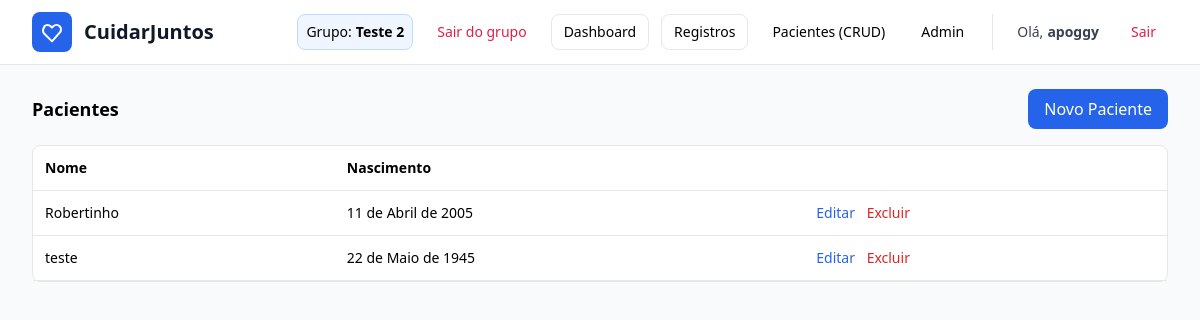
The app's page /care/patients/ (signed in) with its own data.
### care/models.py (models this page shows, shortened)
class CareGroup(models.Model):
    name = models.CharField("Nome do grupo", max_length=120)
    patient = models.OneToOneField(
        Patient, on_delete=models.CASCADE, related_name="care_group"
    )
    created_by = models.ForeignKey(
        User, on_delete=models.SET_NULL, null=True, blank=True,
        related_name="created_groups"
    )
    created_at = models.DateTimeField(auto_now_add=True)

class Patient(models.Model):
    name = models.CharField("Nome", max_length=120)
    birth_date = models.DateField("Nascimento", null=True, blank=True)
    notes = models.TextField("Observações / Dados de saúde", blank=True)
    created_by = models.ForeignKey(
        User, on_delete=models.CASCADE, related_name="patients",
        null=True, blank=True, db_index=True
    )
    user = models.OneToOneField(
        User, on_delete=models.SET_NULL, related_name="as_patient",
        null=True, blank=True
    )

### care/views.py (the view)
# urls.py: path("patients/", PatientList.as_view(), name="patient-list"),
class PatientList(LoginRequiredMixin, ListView):
    model = Patient
    template_name = "care/patient_list.html"
    context_object_name = "patients"
    def get_queryset(self):
        if self.request.user.is_superuser:
            return Patient.objects.all().order_by("name")
        p = users_patient(self.request.user)
        return Patient.objects.filter(pk=p.pk) if p else Patient.objects.none()

### care/context_processors.py (called while the page is built)
def current_group(request):
    if not request.user.is_authenticated:
        return {"current_group": None, "current_group_membership": None}
    try:
        gm = GroupMembership.objects.select_related("group").get(user=request.user)
        return {"current_group": gm.group, "current_group_membership": gm}
    except GroupMembership.DoesNotExist:
        return {"current_group": None, "current_group_membership": None}

### templates/care/patient_list.html (shortened to what this page needs)
{% extends 'base.html' %}
{% block content %}
<div class="mb-4 flex items-center justify-between">
  <h2 class="text-lg font-semibold">Pacientes</h2>
  <a href="{% url 'care:patient-create' %}" class="bg-blue-600 text-white px-4 py-2 rounded-lg">Novo Paciente</a>
</div>
<div class="bg-white border rounded-lg">
  <table class="w-full text-sm">
    <thead class="text-left border-b">
      <tr><th class="p-3">Nome</th><th class="p-3">Nascimento</th><th class="p-3"></th></tr>
    </thead>
    <tbody>
      {% for p in patients %}
      <tr class="border-b">
        <td class="p-3">{{ p.name }}</td>
        <td class="p-3">{{ p.birth_date|default:"—" }}</td>
        <td class="p-3 space-x-2">
          <a class="text-blue-600" href="{% url 'care:patient-update' p.pk %}">Editar</a>
          <a class="text-red-600" href="{% url 'care:patient-delete' p.pk %}">Excluir</a>
        </td>
      </tr>
      {% empty %}
      <tr><td class="p-3 text-gray-500" colspan="3">Nenhum paciente.</td></tr>
      {% endfor %}
    </tbody>
  </table>
</div>
{% endblock %}

### templates/base.html (shortened to what this page needs)
<!doctype html>
<html lang="pt-br">
<head>
  <script src="https://cdn.tailwindcss.com?plugins=forms"></script>
</head>
<body class="bg-gray-50 min-h-screen">
<header class="bg-white border-b sticky top-0 z-40">
  <div class="max-w-7xl mx-auto px-3 sm:px-6 lg:px-8">
    <div class="h-16 flex items-center gap-4">
      <a href="{% if request.user.is_authenticated %}{% url 'care:dashboard' %}{% else %}{% url 'accounts:login' %}{% endif %}"
         class="flex items-center gap-3">
        <div class="bg-blue-600 p-2 rounded-lg">
          <svg class="w-6 h-6 text-white" fill="none" stroke="currentColor" viewBox="0 0 24 24" aria-hidden="true">
            <path stroke-linecap="round" stroke-linejoin="round" stroke-width="2"
              d="M4.318 6.318a4.5 4.5 0 016.364 0L12 7.636l1.318-1.318a4.5 4.5 0 116.364 6.364L12 21.364l-7.682-7.682a4.5 4.5 0 010-6.364z" />
          </svg>
        </div>
        <div class="leading-tight">
          <h1 class="text-lg sm:text-xl font-bold text-gray-900">CuidarJuntos</h1>
        </div>
      </a>
      <nav class="hidden md:flex items-center gap-2 lg:gap-3 text-sm ml-auto">
        {% if request.user.is_authenticated %}
          {% if current_group %}
            <span class="inline-flex items-center h-9 px-2 rounded-lg bg-blue-50 border border-blue-200">
              Grupo: <strong class="ml-1 whitespace-nowrap">{{ current_group.name }}</strong>
            </span>
            <form method="post" action="{% url 'care:group-leave' %}" class="inline">
              <button type="submit"
                class="inline-flex items-center h-9 px-3 rounded-lg text-rose-600 hover:bg-rose-50">
                Sair do grupo
              </button>
            </form>
            <a href="{% url 'care:dashboard' %}"
               class="inline-flex items-center h-9 px-3 rounded-lg border hover:bg-gray-50">
              Dashboard
            </a>
            <a href="{% url 'care:record-create' %}"
               class="inline-flex items-center h-9 px-3 rounded-lg border hover:bg-gray-50">
              Registros
            </a>
          {% else %}
            <a href="{% url 'care:choose-group' %}"
               class="inline-flex items-center h-9 px-3 rounded-lg text-blue-600 hover:bg-blue-50">
              Criar/Entrar em grupo
            </a>
          {% endif %}
          {% if request.user.is_superuser %}
            <a href="{% url 'care:patient-list' %}"
               class="inline-flex items-center h-9 px-3 rounded-lg hover:bg-gray-50">
              Pacientes (CRUD)
            </a>
            <a href="{% url 'admin:index' %}"
               class="inline-flex items-center h-9 px-3 rounded-lg hover:bg-gray-50">
              Admin
            </a>
          {% endif %}
          <span class="inline-flex items-center h-9 px-2 text-gray-700">
            Olá, <strong class="ml-1">{{ request.user.username }}</strong>
          </span>
          <form method="post" action="{% url 'accounts:logout' %}" class="inline">
            <button type="submit"
              class="inline-flex items-center h-9 px-3 rounded-lg text-rose-600 hover:bg-rose-50">
              Sair
            </button>
          </form>
        {% endif %}
      </nav>
    </div>
    </div>
  </header>
  <main class="max-w-7xl mx-auto px-3 sm:px-6 lg:px-8 py-6">
    {% block content %}{% endblock %}
  </main>
</body>
</html>

### templates/base.html (style rules this page uses)
html, body { overflow-x: hidden; }
img, video, canvas, svg { max-width: 100%; height: auto; }

### records on screen
CareGroup: name "Teste 2"
Patient: name "Robertinho", birth_date "11 de Abril de 2005"
Patient: name "teste", birth_date "22 de Maio de 1945"

### other values on screen
{{ request.user.username }} "apoggy"
